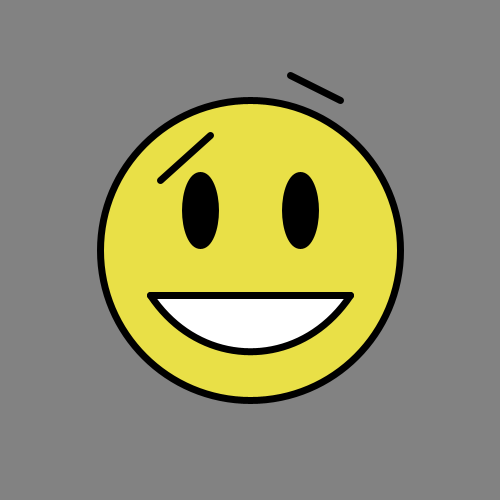
Frame 1 (no input)
Frame 60 (the mouse pressed at the canvas centre just before this capture): identical to frame 1, image omitted
Frame 120 (the mouse held since frame 60 and released just before this capture): identical to frame 1, image omitted

The Processing sketch that drew this single still picture (run headless with seeded random() and noise(); from frame 60 on, the mouse is pressed at the canvas centre):

// Processing sketch: processing_31192
// ── processing_31192.pde

void setup()
{
  size (500, 500);
  background(130);
  fill(233, 224 , 71);
  strokeWeight(7);
  ellipse(250, 250, 300 ,300);
  fill(0);
  ellipse(200, 210 , 30, 70);
  fill(0);
  ellipse(300, 210 , 30, 70);
  fill (255);
  bezier(150, 295, 200, 370, 300, 370, 350, 295);
  line(150, 295, 350, 295);
  line(160, 180, 210, 135);
  line(340, 100, 290,75 );
}
  
  void draw()
  
 {
 
 }
